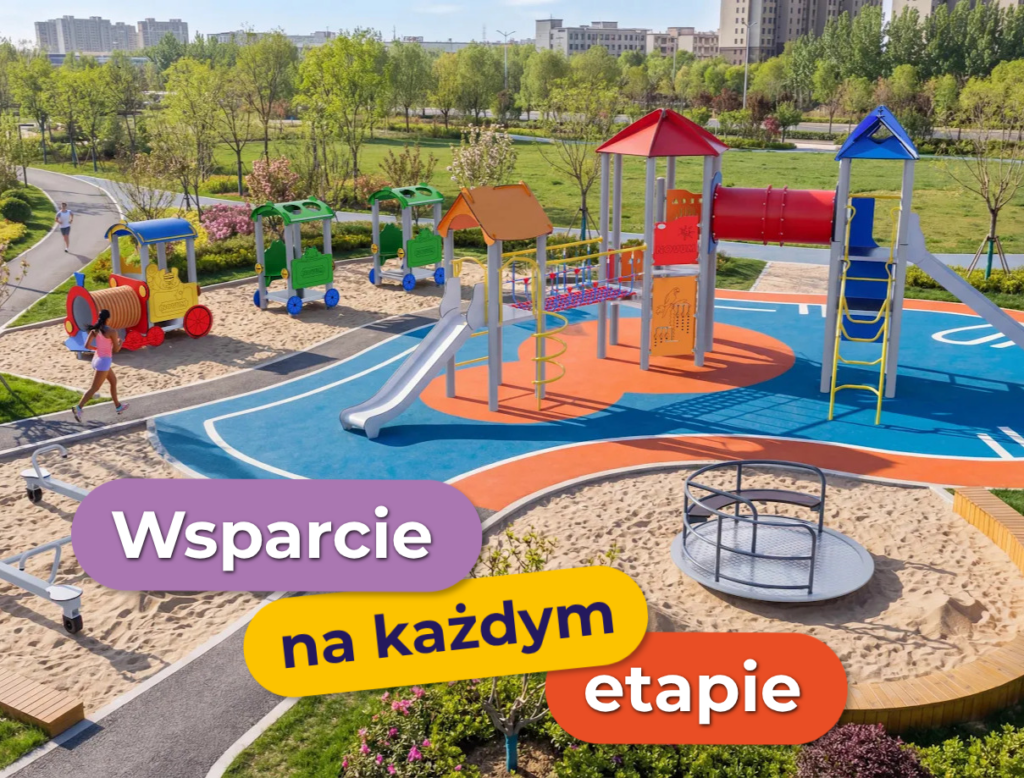
#> input picture models/photo.png, 1024 x 778 px
$ python crops.py
#> lines starting #> are read from the running program, lines starting #| are printed output that depends on the picture
import cv2,os
D=os.path.dirname(os.path.abspath(__file__))
im=cv2.imread(os.path.join(D,'..','models','photo.png'))
#> im is the input picture: shape (778, 1024, 3); mean B, G, R 113.6, 135.6, 150.3
out=os.path.expanduser('~/.hermes/cache/scratch')
def crop(n,x,y,w,h,s=2.2):
#> called with n = 'struct', x = 560, y = 90, w = 464, h = 400, s = 2.2
    c=im[y:y+h,x:x+w];c=cv2.resize(c,None,fx=s,fy=s,interpolation=cv2.INTER_CUBIC)
#> after `c = im[y:y + h, x:x + w]`:
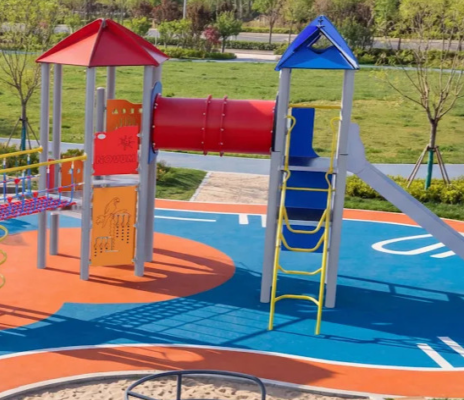
#> c: shape (400, 464, 3); mean B, G, R 113, 120.7, 127.7
    cv2.imwrite(os.path.join(out,f'c_{n}.jpg'),c,[cv2.IMWRITE_JPEG_QUALITY,92])
crop('struct',560,90,464,400)
crop('train',0,200,420,230)
#> call 2 of crop, with n = 'train', x = 0, y = 200, w = 420, h = 230, s = 2.2
#> in crop (call 2), `c = im[y:y + h, x:x + w]`:
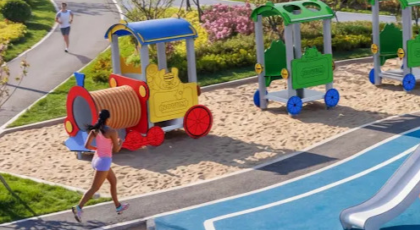
#> c: shape (230, 420, 3); mean B, G, R 120.8, 134.9, 138.2
#> in crop (call 2), `c = cv2.resize(c, None, fx=s, fy=s, interpolation=cv2.INTER_CUBIC)`:
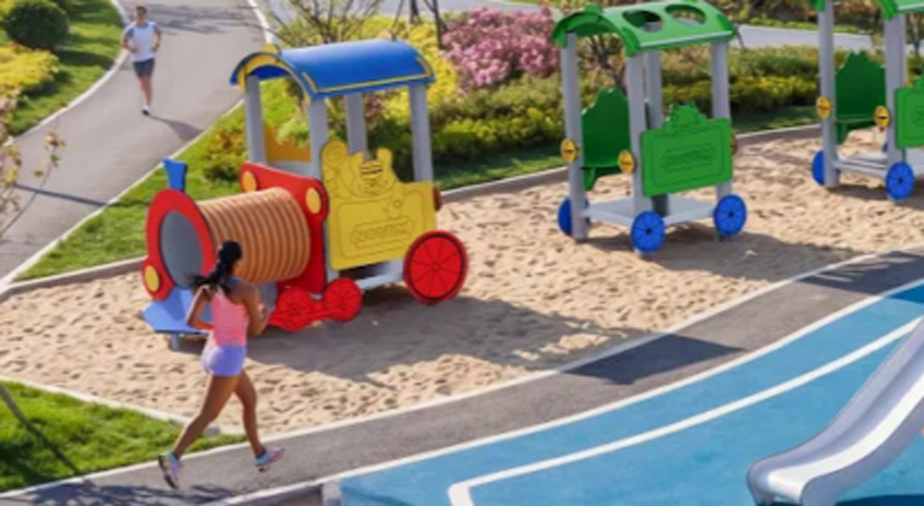
#> c: shape (506, 924, 3); mean B, G, R 120.8, 134.8, 138.2
crop('front',0,380,1024,398,1.2)
#> call 3 of crop, with n = 'front', x = 0, y = 380, w = 1024, h = 398, s = 1.2
#> in crop (call 3), `c = im[y:y + h, x:x + w]`:
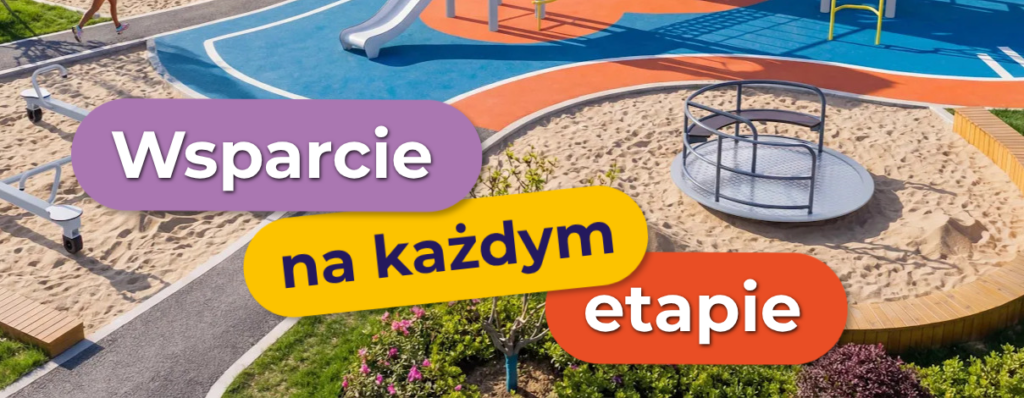
#> c: shape (398, 1024, 3); mean B, G, R 117.9, 137.8, 160.3
#> in crop (call 3), `c = cv2.resize(c, None, fx=s, fy=s, interpolation=cv2.INTER_CUBIC)`:
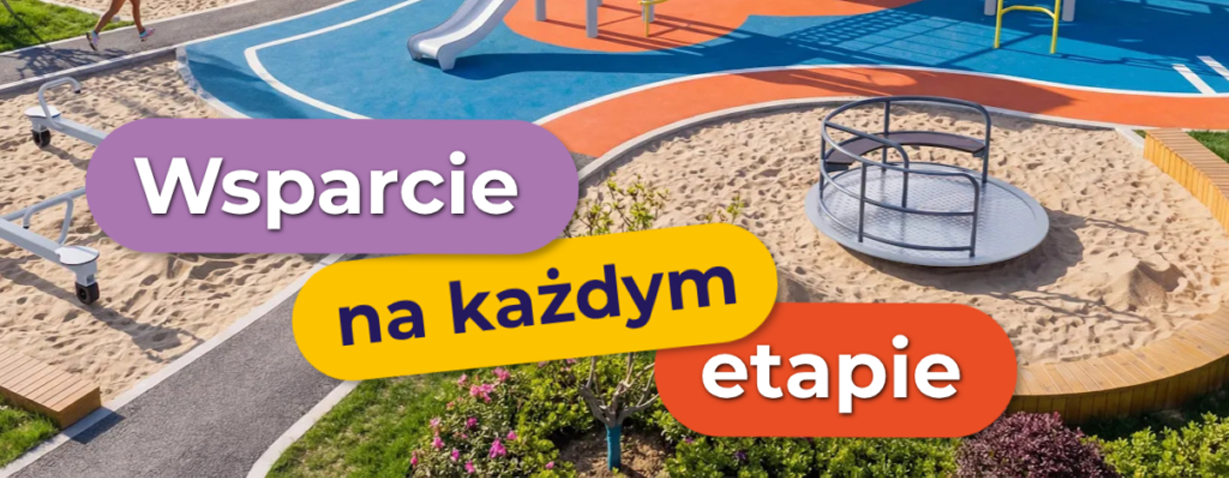
#> c: shape (478, 1229, 3); mean B, G, R 117.8, 137.7, 160.2

$ run again, with models/depth.png copied over models/photo.png
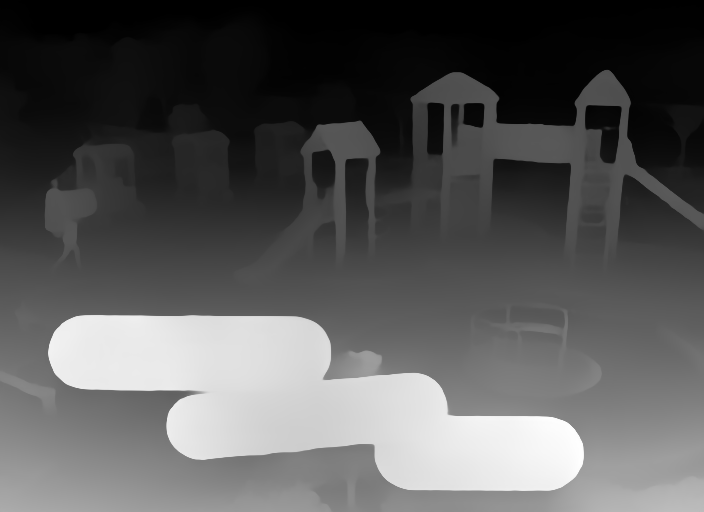
#> input picture models/depth.png, 704 x 512 px
#> im is the input picture: shape (512, 704, 3); min 0, max 255, mean 87.9
#> c: shape (880, 317, 3)
#> in crop (call 2), `c = im[y:y + h, x:x + w]`:
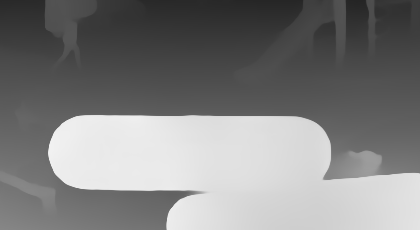
#> c: shape (230, 420, 3); min 37, max 242, mean 127.3
#> c: shape (506, 924, 3)
#> in crop (call 3), `c = im[y:y + h, x:x + w]`:
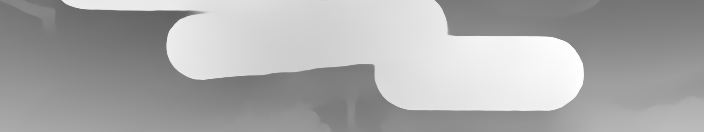
#> c: shape (132, 704, 3); min 97, max 255, mean 169.2
#> c: shape (158, 845, 3)
